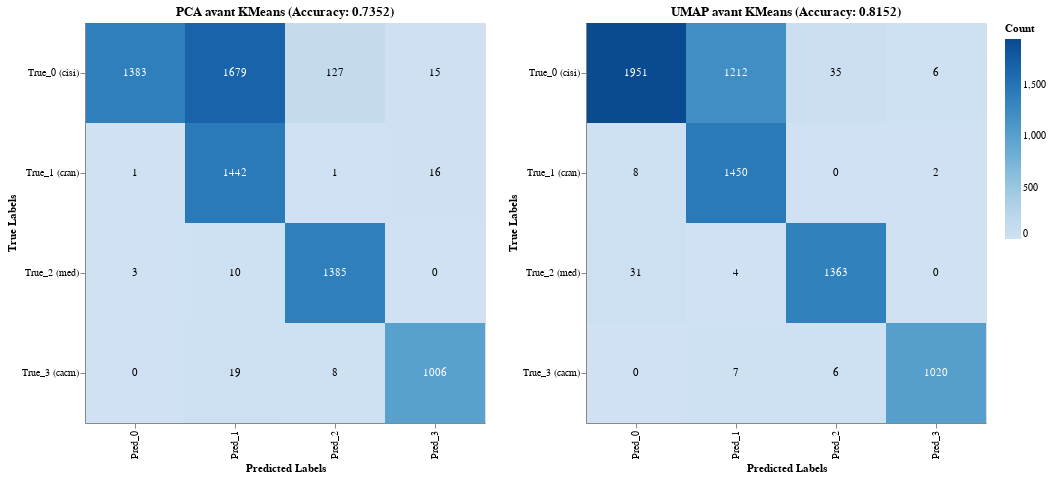

Source (notebook cell):
### Markdown cell above
## *Analyse**
Les deux matrices de confusion mettent en évidence la supériorité de l’approche non linéaire UMAP par rapport à l’ACP pour le prétraitement des embeddings avant le clustering K-Means.
L’exactitude du modèle est nettement plus élevée avec UMAP (0,8152 soit 81,52 %) qu’avec l’ACP (0,7352 soit 73,52 %). L’amélioration la plus marquée concerne le cluster True_0 (cisl), où l’ACP confond 1679 échantillons avec Pred_1, une erreur largement corrigée par UMAP. Ces résultats montrent que la structure des données est non linéaire et mieux préservée par UMAP, permettant à K-Means de générer des clusters plus cohérents et plus proches des étiquettes réelles.

### Code cell
# Synchroniser les labels.
synchronized_pca_labels = synchronize_labels(
    data.label_id.tolist(),
    clusters_after_reduction['pca_labels'].tolist())
synchronized_umap_labels = synchronize_labels(
    data.label_id.tolist(),
    clusters_after_reduction['umap_labels'].tolist())

plot_pca_labels_altair = plot_confusion_matrix(data.label_id.tolist(),
                                               synchronized_pca_labels,
                                               'PCA avant KMeans',
                                               data.label.unique())
plot_umap_labels_altair = plot_confusion_matrix(data.label_id.tolist(),
                                                synchronized_umap_labels,
                                                'UMAP avant KMeans',
                                                data.label.unique())

plot_pca_labels_altair | plot_umap_labels_altair

### Figure 1 — Vega specification as saved in the notebook (floating-point values rounded to 4 significant figures)
{"$schema": "https://vega.github.io/schema/vega/v5.json", "data": [{"name": "source_0", "values": [{"Count": 1383, "Predicted": "Pred_0", "True": "True_0 (cisi)"}, {"Count": 1, "Predicted": "Pred_0", "True": "True_1 (cran)"}, {"Count": 3, "Predicted": "Pred_0", "True": "True_2 (med)"}, {"Count": 0, "Predicted": "Pred_0", "True": "True_3 (cacm)"}, {"Count": 1679, "Predicted": "Pred_1", "True": "True_0 (cisi)"}, {"Count": 1442, "Predicted": "Pred_1", "True": "True_1 (cran)"}, {"Count": 10, "Predicted": "Pred_1", "True": "True_2 (med)"}, {"Count": 19, "Predicted": "Pred_1", "True": "True_3 (cacm)"}, {"Count": 127, "Predicted": "Pred_2", "True": "True_0 (cisi)"}, {"Count": 1, "Predicted": "Pred_2", "True": "True_1 (cran)"}, {"Count": 1385, "Predicted": "Pred_2", "True": "True_2 (med)"}, {"Count": 8, "Predicted": "Pred_2", "True": "True_3 (cacm)"}, {"Count": 15, "Predicted": "Pred_3", "True": "True_0 (cisi)"}, {"Count": 16, "Predicted": "Pred_3", "True": "True_1 (cran)"}, {"Count": 0, "Predicted": "Pred_3", "True": "True_2 (med)"}, {"Count": 1006, "Predicted": "Pred_3", "True": "True_3 (cacm)"}]}, {"name": "source_1", "values": [{"Count": 1951, "Predicted": "Pred_0", "True": "True_0 (cisi)"}, {"Count": 8, "Predicted": "Pred_0", "True": "True_1 (cran)"}, {"Count": 31, "Predicted": "Pred_0", "True": "True_2 (med)"}, {"Count": 0, "Predicted": "Pred_0", "True": "True_3 (cacm)"}, {"Count": 1212, "Predicted": "Pred_1", "True": "True_0 (cisi)"}, {"Count": 1450, "Predicted": "Pred_1", "True": "True_1 (cran)"}, {"Count": 4, "Predicted": "Pred_1", "True": "True_2 (med)"}, {"Count": 7, "Predicted": "Pred_1", "True": "True_3 (cacm)"}, {"Count": 35, "Predicted": "Pred_2", "True": "True_0 (cisi)"}, {"Count": 0, "Predicted": "Pred_2", "True": "True_1 (cran)"}, {"Count": 1363, "Predicted": "Pred_2", "True": "True_2 (med)"}, {"Count": 6, "Predicted": "Pred_2", "True": "True_3 (cacm)"}, {"Count": 6, "Predicted": "Pred_3", "True": "True_0 (cisi)"}, {"Count": 2, "Predicted": "Pred_3", "True": "True_1 (cran)"}, {"Count": 0, "Predicted": "Pred_3", "True": "True_2 (med)"}, {"Count": 1020, "Predicted": "Pred_3", "True": "True_3 (cacm)"}]}, {"name": "data_0", "values": [{"Count": 1383, "Predicted": "Pred_0", "True": "True_0 (cisi)"}, {"Count": 1, "Predicted": "Pred_0", "True": "True_1 (cran)"}, {"Count": 3, "Predicted": "Pred_0", "True": "True_2 (med)"}, {"Count": 0, "Predicted": "Pred_0", "True": "True_3 (cacm)"}, {"Count": 1679, "Predicted": "Pred_1", "True": "True_0 (cisi)"}, {"Count": 1442, "Predicted": "Pred_1", "True": "True_1 (cran)"}, {"Count": 10, "Predicted": "Pred_1", "True": "True_2 (med)"}, {"Count": 19, "Predicted": "Pred_1", "True": "True_3 (cacm)"}, {"Count": 127, "Predicted": "Pred_2", "True": "True_0 (cisi)"}, {"Count": 1, "Predicted": "Pred_2", "True": "True_1 (cran)"}, {"Count": 1385, "Predicted": "Pred_2", "True": "True_2 (med)"}, {"Count": 8, "Predicted": "Pred_2", "True": "True_3 (cacm)"}, {"Count": 15, "Predicted": "Pred_3", "True": "True_0 (cisi)"}, {"Count": 16, "Predicted": "Pred_3", "True": "True_1 (cran)"}, {"Count": 0, "Predicted": "Pred_3", "True": "True_2 (med)"}, {"Count": 1006, "Predicted": "Pred_3", "True": "True_3 (cacm)"}]}, {"name": "data_1", "values": [{"Count": 1951, "Predicted": "Pred_0", "True": "True_0 (cisi)"}, {"Count": 8, "Predicted": "Pred_0", "True": "True_1 (cran)"}, {"Count": 31, "Predicted": "Pred_0", "True": "True_2 (med)"}, {"Count": 0, "Predicted": "Pred_0", "True": "True_3 (cacm)"}, {"Count": 1212, "Predicted": "Pred_1", "True": "True_0 (cisi)"}, {"Count": 1450, "Predicted": "Pred_1", "True": "True_1 (cran)"}, {"Count": 4, "Predicted": "Pred_1", "True": "True_2 (med)"}, {"Count": 7, "Predicted": "Pred_1", "True": "True_3 (cacm)"}, {"Count": 35, "Predicted": "Pred_2", "True": "True_0 (cisi)"}, {"Count": 0, "Predicted": "Pred_2", "True": "True_1 (cran)"}, {"Count": 1363, "Predicted": "Pred_2", "True": "True_2 (med)"}, {"Count": 6, "Predicted": "Pred_2", "True": "True_3 (cacm)"}, {"Count": 6, "Predicted": "Pred_3", "True": "True_0 (cisi)"}, {"Count": 2, "Predicted": "Pred_3", "True": "True_1 (cran)"}, {"Count": 0, "Predicted": "Pred_3", "True": "True_2 (med)"}, {"Count": 1020, "Predicted": "Pred_3", "True": "True_3 (cacm)"}]}, {"name": "data_0_concat_0_x_domain_Predicted_0", "values": [{"Predicted": "Pred_0"}, {"Predicted": "Pred_1"}, {"Predicted": "Pred_2"}, {"Predicted": "Pred_3"}]}, {"name": "source_0_concat_0_x_domain_Predicted_1", "values": [{"Predicted": "Pred_0"}, {"Predicted": "Pred_1"}, {"Predicted": "Pred_2"}, {"Predicted": "Pred_3"}]}, {"name": "data_0_concat_0_y_domain_True_0", "values": [{"True": "True_0 (cisi)"}, {"True": "True_1 (cran)"}, {"True": "True_2 (med)"}, {"True": "True_3 (cacm)"}]}, {"name": "source_0_concat_0_y_domain_True_1", "values": [{"True": "True_0 (cisi)"}, {"True": "True_1 (cran)"}, {"True": "True_2 (med)"}, {"True": "True_3 (cacm)"}]}, {"name": "data_1_concat_1_x_domain_Predicted_0", "values": [{"Predicted": "Pred_0"}, {"Predicted": "Pred_1"}, {"Predicted": "Pred_2"}, {"Predicted": "Pred_3"}]}, {"name": "source_1_concat_1_x_domain_Predicted_1", "values": [{"Predicted": "Pred_0"}, {"Predicted": "Pred_1"}, {"Predicted": "Pred_2"}, {"Predicted": "Pred_3"}]}, {"name": "data_1_concat_1_y_domain_True_0", "values": [{"True": "True_0 (cisi)"}, {"True": "True_1 (cran)"}, {"True": "True_2 (med)"}, {"True": "True_3 (cacm)"}]}, {"name": "source_1_concat_1_y_domain_True_1", "values": [{"True": "True_0 (cisi)"}, {"True": "True_1 (cran)"}, {"True": "True_2 (med)"}, {"True": "True_3 (cacm)"}]}], "signals": [{"name": "childWidth", "value": 400}], "marks": [{"type": "group", "name": "concat_0_group", "encode": {"update": {"height": {"signal": "height"}, "width": {"signal": "childWidth"}}}, "marks": [{"type": "rect", "name": "concat_0_layer_0_marks", "from": {"data": "data_0"}, "encode": {"update": {"tooltip": {"signal": "{\"True\": isValid(datum[\"True\"]) ? datum[\"True\"] : \"\"+datum[\"True\"], \"Predicted\": isValid(datum[\"Predicted\"]) ? datum[\"Predicted\"] : \"\"+datum[\"Predicted\"], \"Count\": format(datum[\"Count\"], \"\")}"}, "height": {"signal": "max(0.25, bandwidth('concat_0_y'))"}, "y": {"field": "True", "scale": "concat_0_y"}, "x": {"field": "Predicted", "scale": "concat_0_x"}, "width": {"signal": "max(0.25, bandwidth('concat_0_x'))"}, "fill": {"field": "Count", "scale": "color"}}}, "style": ["rect"]}, {"type": "text", "name": "concat_0_layer_1_marks", "from": {"data": "source_0"}, "encode": {"update": {"align": {"value": "center"}, "fill": [{"value": "white", "test": "(datum.Count > 839.5)"}, {"value": "black"}], "text": {"signal": "format(datum[\"Count\"], \"\")"}, "tooltip": {"signal": "{\"True\": isValid(datum[\"True\"]) ? datum[\"True\"] : \"\"+datum[\"True\"], \"Predicted\": isValid(datum[\"Predicted\"]) ? datum[\"Predicted\"] : \"\"+datum[\"Predicted\"], \"Count\": format(datum[\"Count\"], \"\")}"}, "baseline": {"value": "middle"}, "x": {"field": "Predicted", "scale": "concat_0_x", "band": 0.5}, "y": {"field": "True", "scale": "concat_0_y", "band": 0.5}}}, "style": ["text"]}], "axes": [{"scale": "concat_0_x", "zindex": 1, "labelAlign": "right", "labelAngle": 270, "grid": false, "orient": "bottom", "labelBaseline": "middle", "title": "Predicted Labels"}, {"scale": "concat_0_y", "title": "True Labels", "grid": false, "zindex": 1, "orient": "left"}], "title": {"text": "PCA avant KMeans (Accuracy: 0.7352)", "frame": "group"}, "style": "cell"}, {"type": "group", "name": "concat_1_group", "encode": {"update": {"width": {"signal": "childWidth"}, "height": {"signal": "height"}}}, "marks": [{"type": "rect", "name": "concat_1_layer_0_marks", "from": {"data": "data_1"}, "encode": {"update": {"fill": {"field": "Count", "scale": "color"}, "x": {"field": "Predicted", "scale": "concat_1_x"}, "height": {"signal": "max(0.25, bandwidth('concat_1_y'))"}, "tooltip": {"signal": "{\"True\": isValid(datum[\"True\"]) ? datum[\"True\"] : \"\"+datum[\"True\"], \"Predicted\": isValid(datum[\"Predicted\"]) ? datum[\"Predicted\"] : \"\"+datum[\"Predicted\"], \"Count\": format(datum[\"Count\"], \"\")}"}, "y": {"field": "True", "scale": "concat_1_y"}, "width": {"signal": "max(0.25, bandwidth('concat_1_x'))"}}}, "style": ["rect"]}, {"type": "text", "name": "concat_1_layer_1_marks", "from": {"data": "source_1"}, "encode": {"update": {"align": {"value": "center"}, "tooltip": {"signal": "{\"True\": isValid(datum[\"True\"]) ? datum[\"True\"] : \"\"+datum[\"True\"], \"Predicted\": isValid(datum[\"Predicted\"]) ? datum[\"Predicted\"] : \"\"+datum[\"Predicted\"], \"Count\": format(datum[\"Count\"], \"\")}"}, "x": {"field": "Predicted", "scale": "concat_1_x", "band": 0.5}, "fill": [{"value": "white", "test": "(datum.Count > 975.5)"}, {"value": "black"}], "baseline": {"value": "middle"}, "y": {"field": "True", "scale": "concat_1_y", "band": 0.5}, "text": {"signal": "format(datum[\"Count\"], \"\")"}}}, "style": ["text"]}], "axes": [{"scale": "concat_1_x", "labelAlign": "right", "labelBaseline": "middle", "labelAngle": 270, "orient": "bottom", "zindex": 1, "grid": false, "title": "Predicted Labels"}, {"scale": "concat_1_y", "title": "True Labels", "orient": "left", "grid": false, "zindex": 1}], "title": {"text": "UMAP avant KMeans (Accuracy: 0.8152)", "frame": "group"}, "style": "cell"}], "scales": [{"name": "color", "type": "linear", "domain": {"fields": [{"data": "data_0", "field": "Count"}, {"data": "data_1", "field": "Count"}]}, "range": {"scheme": "blues"}, "interpolate": "hcl", "zero": false}, {"name": "concat_0_x", "type": "band", "domain": {"fields": [{"data": "data_0_concat_0_x_domain_Predicted_0", "field": "Predicted"}, {"data": "source_0_concat_0_x_domain_Predicted_1", "field": "Predicted"}], "sort": true}, "range": [0, {"signal": "childWidth"}], "paddingInner": 0, "paddingOuter": 0}, {"name": "concat_0_y", "type": "band", "domain": {"fields": [{"data": "data_0_concat_0_y_domain_True_0", "field": "True"}, {"data": "source_0_concat_0_y_domain_True_1", "field": "True"}], "sort": true}, "range": [0, {"signal": "height"}], "paddingInner": 0, "paddingOuter": 0}, {"name": "concat_1_x", "type": "band", "domain": {"fields": [{"data": "data_1_concat_1_x_domain_Predicted_0", "field": "Predicted"}, {"data": "source_1_concat_1_x_domain_Predicted_1", "field": "Predicted"}], "sort": true}, "range": [0, {"signal": "childWidth"}], "paddingOuter": 0, "paddingInner": 0}, {"name": "concat_1_y", "type": "band", "domain": {"fields": [{"data": "data_1_concat_1_y_domain_True_0", "field": "True"}, {"data": "source_1_concat_1_y_domain_True_1", "field": "True"}], "sort": true}, "range": [0, {"signal": "height"}], "paddingInner": 0, "paddingOuter": 0}], "background": "white", "legends": [{"fill": "color", "gradientLength": {"signal": "clamp(height, 64, 200)"}, "title": "Count"}], "layout": {"padding": 20, "bounds": "full", "align": "each"}, "padding": 5, "height": 400}
